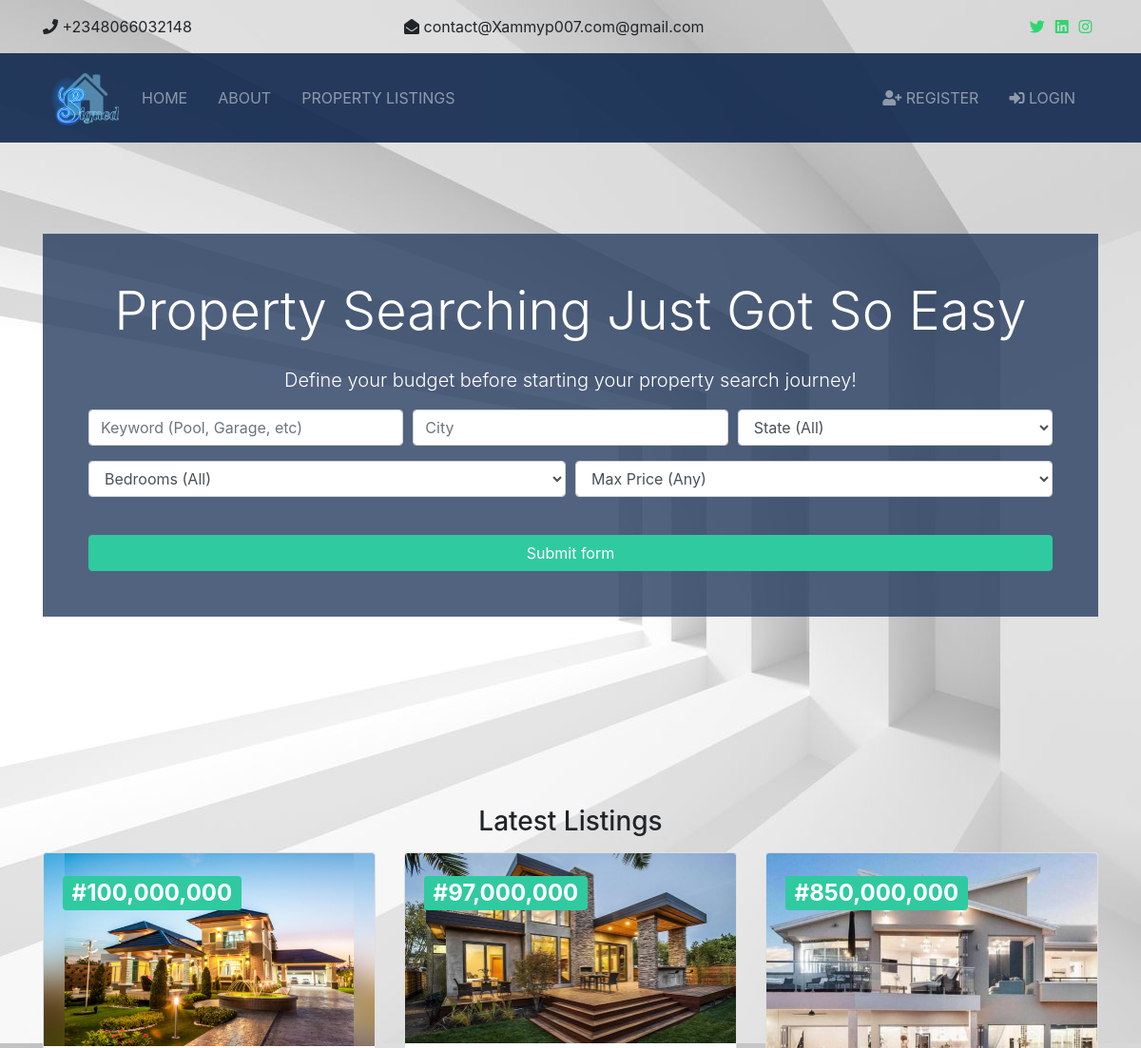
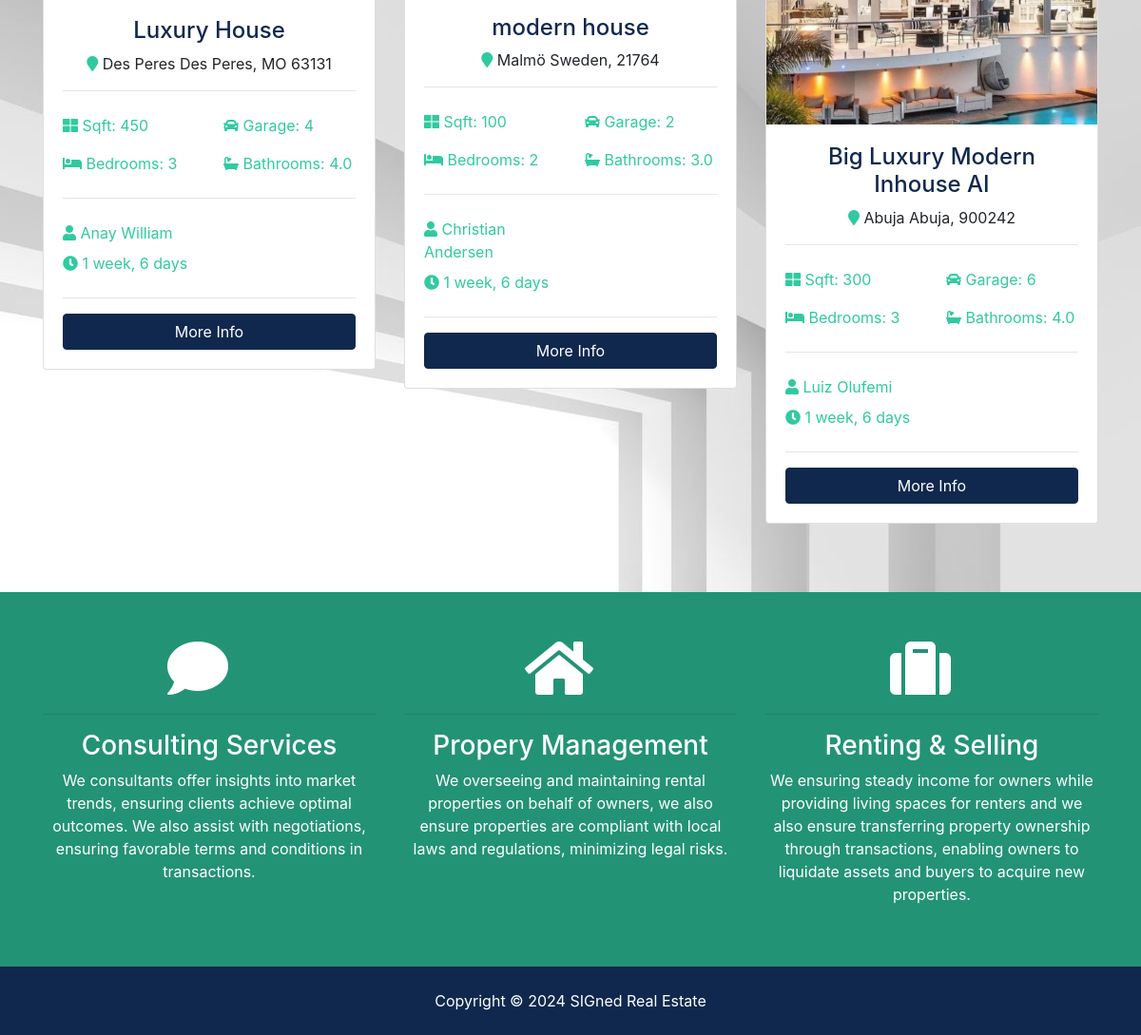
The page / on the database its author committed (2 pictures, top to bottom).
### listings/models.py (models this page shows, shortened)
class Listing(models.Model):
    owner = models.ForeignKey(Owner, on_delete=models.DO_NOTHING)
    title = models.CharField(max_length=200)
    address = models.CharField(max_length=200)
    city = models.CharField(max_length=100)
    state = models.CharField(max_length=100)
    zipcode = models.CharField(max_length=20)
    description = models.TextField(blank=True)
    price = models.IntegerField()
    bedrooms= models.IntegerField()
    bathrooms = models.DecimalField(max_digits=2,decimal_places=1)
    garage = models.IntegerField(default=0)
    sqrt = models.IntegerField()
    lot_size  = models.DecimalField(max_digits=5, decimal_places=1)
    photo_main = models.ImageField(upload_to='photos/%Y/%m/%d/')
    photo_1= models.ImageField(upload_to='photos/%Y/%m/%d/', blank=True)
    photo_2 = models.ImageField(upload_to='photos/%Y/%m/%d/', blank=True)
    photo_3 = models.ImageField(upload_to='photos/%Y/%m/%d/', blank=True)
    photo_4 = models.ImageField(upload_to='photos/%Y/%m/%d/', blank=True)
    photo_5 = models.ImageField(upload_to='photos/%Y/%m/%d/', blank=True)
    photo_6 = models.ImageField(upload_to='photos/%Y/%m/%d/', blank=True)
    is_published = models.BooleanField(default=True)
    list_date = models.DateTimeField(default=datetime.now, blank=True)

### owners/models.py (models this page shows)
class Owner(models.Model):
    name = models.CharField(max_length=200)
    photo = models.ImageField(upload_to='photos/%Y/%m/%d/')
    description = models.TextField(blank=True)
    phone= models.CharField(max_length=20)
    email = models.CharField(max_length=50)
    is_mvp = models.BooleanField(default=False)
    hire_date =models.DateTimeField(default=datetime.now, blank=True)
    def __str__(self):
        return self.name

### pages/views.py (the view)
# urls.py: path('',views.index, name='listings'),
def index(request):
    listings = Listing.objects.order_by('-list_date').filter(is_published=True)[:3]
    context = {
        'listings': listings,
        'state_choices': state_choices,
        'bedroom_choices': bedroom_choices,
        'price_choices':price_choices
    }
    return render(request,'pages/index.html', context)

### templates/pages/index.html (shortened to what this page needs)
{% extends 'base.html' %}
{% load static %}
{% load humanize %}
{% block content %}
  <section id="showcase">
    <div class="container text-center">
      <div class="home-search p-5">
        <div class="overlay p-5">
          <h1 class="display-4 mb-4">
            Property Searching Just Got So Easy
          </h1>
          <p class="lead">Define your budget before starting your property search journey!</p>
          <div class="search">
            <form action="{% url 'search' %}">
              <div class="form-row">
                <div class="col-md-4 mb-3">
                  <input type="text" name="keywords" class="form-control" placeholder="Keyword (Pool, Garage, etc)">
                </div>
                <div class="col-md-4 mb-3">
                  <input type="text" name="city" class="form-control" placeholder="City">
                </div>
                <div class="col-md-4 mb-3">
                  <select name="state" class="form-control">
                    <option selected="true" disabled="disabled">State (All)</option>
                  </select>
                </div>
              </div>
              <div class="form-row">
                <div class="col-md-6 mb-3">
                  <select name="bedrooms" class="form-control">
                    <option selected="true" disabled="disabled">Bedrooms (All)</option>
                  </select>
                </div>
                <div class="col-md-6 mb-3">
                  <select name="price" class="form-control" id="type">
                    <option selected="true" disabled="disabled">Max Price (Any)</option>
                  </select>
                </div>
              </div>
              <button class="btn btn-secondary btn-block mt-4" type="submit">Submit form</button>
            </form>
          </div>
        </div>
      </div>
    </div>
  </section>
  <section id="listings" class="py-5">
    <div class="container">
      <h3 class="text-center mb-3">Latest Listings</h3>
      <div class="row">
        {% if listings %}
          {% for listing in listings %}
            <div class="col-md-6 col-lg-4 mb-4">
              <div class="card listing-preview">
                <img class="card-img-top" src="{{ listing.photo_main.url }}" alt="">
                <div class="card-img-overlay">
                  <h2>
                    <span class="badge badge-secondary text-white">#{{ listing.price | intcomma }}</span>
                  </h2>
                </div>
                <div class="card-body">
                  <div class="listing-heading text-center">
                    <h4 class="text-primary">{{ listing.title }}</h4>
                    <p>
                      <i class="fas fa-map-marker text-secondary"></i> {{ listing.city }} {{ listing.state }}, {{ listing.zipcode }}</p>
                  </div>
                  <hr>
                  <div class="row py-2 text-secondary">
                    <div class="col-6">
                      <i class="fas fa-th-large"></i> Sqft: {{ listing.sqrt }}</div>
                    <div class="col-6">
                      <i class="fas fa-car"></i> Garage: {{ listing.garage }}</div>
                  </div>
                  <div class="row py-2 text-secondary">
                    <div class="col-6">
                      <i class="fas fa-bed"></i> Bedrooms: {{ listing.bedrooms }}</div>
                    <div class="col-6">
                      <i class="fas fa-bath"></i> Bathrooms: {{ listing.bathrooms }}</div>
                  </div>
                  <hr>
                  <div class="row py-2 text-secondary">
                    <div class="col-6">
                      <i class="fas fa-user"></i> {{ listing.owner }}</div>
                  </div>
                  <div class="row text-secondary pb-2">
                    <div class="col-6">
                      <i class="fas fa-clock"></i> {{ listing.list_date | timesince }}</div>
                  </div>
                  <hr>
                  <a href="{% url 'listing' listing.id %}" class="btn btn-primary btn-block">More Info</a>
                </div>
              </div>
            </div>
          {% endfor %}
        {% else %}
          <div class="col-md-12">
            <p>No Listings Available</p>
          </div>
        {% endif %}
      </div>
    </div>
  </section>
  <section id="services" class="py-5 bg-secondary text-white">
    <div class="container">
      <div class="row text-center">
        <div class="col-md-4">
          <i class="fas fa-comment fa-4x mr-4"></i>
          <hr>
          <h3>Consulting Services</h3>
          <p>We consultants offer insights into market trends, ensuring clients achieve optimal outcomes. We also assist with negotiations, ensuring favorable terms and conditions in transactions.</p>
        </div>
        <div class="col-md-4">
          <i class="fas fa-home fa-4x mr-4"></i>
          <hr>
          <h3>Propery Management</h3>
          <p>We overseeing and maintaining rental properties on behalf of owners, we also ensure properties are compliant with local laws and regulations, minimizing legal risks.</p>
        </div>
        <div class="col-md-4">
          <i class="fas fa-suitcase fa-4x mr-4"></i>
          <hr>
          <h3>Renting & Selling</h3>
          <p>We ensuring steady income for owners while providing living spaces for renters and we also ensure transferring property ownership through transactions, enabling owners to liquidate assets and buyers to acquire new properties.</p>
        </div>
      </div>
    </div>
  </section>
{% endblock %}

### templates/base.html (shortened to what this page needs)
{% load static %}
<!DOCTYPE html>
<html lang="en">
<head>
    <link rel="stylesheet" href="{% static 'css/all.css' %}">
    <link rel="stylesheet" href="{% static 'css/bootstrap.css' %}">
    <link rel="stylesheet" href="{% static 'css/style.css' %}">
    <link rel="stylesheet" href="{% static 'css/lightbox.min.css' %}">
</head>
<body>
    {% include 'partials/_topbar.html' %}
    {% include 'partials/_navbar.html' %}
    {% block content %} {% endblock %}
    {% include 'partials/_footer.html' %}
</body>
</html>

### templates/partials/_topbar.html
<section id="top-bar" class="p-3">
    <div class="container">
      <div class="row">
        <div class="col-md-4">
          <i class="fas fa-phone"></i> +2348066032148
        </div>
        <div class="col-md-4">
          <i class="fas fa-envelope-open"></i> contact@Xammyp007.com@gmail.com
        </div>
        <div class="col-md-4">
          <div class="social text-right">
            <a href="https://x.com/xammyp007?s=09">
              <i class="fab fa-twitter"></i>
            </a>
            <a href="https://www.linkedin.com/in/imoleayo-adeyeye-697404244/">
              <i class="fab fa-linkedin"></i>
            </a>
            <a href="https://www.instagram.com/imole_ayo_007/?igsh=bHV5azFzZWxpZDM3">
              <i class="fab fa-instagram"></i>
            </a>
          </div>
        </div>
      </div>
    </div>
  </section>

### templates/partials/_navbar.html (shortened to what this page needs)
{% load static %}
<nav class="navbar navbar-expand-lg navbar-dark bg-primary sticky-top">
    <div class="container">
      <a class="navbar-brand" href="{% url 'index' %}">
        <img src="{% static 'img/logo.png' %}" class="logo" alt="">
      </a>
      <div class="collapse navbar-collapse" id="navbarNavAltMarkup">
        <ul class="navbar-nav">
          <li
            {% if 'index' in request.path %}
              class="nav-item active mr-3"
            {% else %}
              class="nav-item mr-3"
            {% endif %}
          >
            <a class="nav-link" href="{% url 'index' %}">Home</a>
          </li>
          <li
            {% if 'about' in request.path %}
              class="nav-item active mr-3"
            {% else %}
              class="nav-item mr-3"
            {% endif %}
          >
            <a class="nav-link" href="{% url 'about' %}">About</a>
          </li>
          <li
            {% if 'listings' in request.path %}
              class="nav-item active mr-3"
            {% else %}
              class="nav-item mr-3"
            {% endif %}
          >
            <a class="nav-link" href="{% url 'listings' %}">Property Listings</a>
          </li>
        </ul>
        <ul class="navbar-nav ml-auto">
          {% if user.is_authenticated %}
            <li
            {% if 'dashboard' in request.path %}
              class="nav-item active mr-3"
            {% else %}
              class="nav-item mr-3"
            {% endif %}
            >
              <a class="nav-link" href="{% url 'dashboard' %}">
                Welcome {{ user.username }} (Dashboard)</a>
            </li>
            <li class="nav-item mr-3">
                <a href="javascript:{document.getElementById('logout').submit()}" class="nav-link">
                  <i class="fas fa-sign-out-alt"></i> Logout
                </a>
                <form action="{% url 'logout' %}" method ="POST" id="logout">
                  {% csrf_token %}
                  <input type="hidden">
                </form>
            </li>
          {% else %}
            <li
            {% if 'register' in request.path %}
              class="nav-item active mr-3"
            {% else %}
              class="nav-item mr-3"
            {% endif %}
            >
              <a class="nav-link" href="{% url 'register' %}">
                <i class="fas fa-user-plus"></i> Register</a>
            </li>
            <li
            {% if 'login' in request.path %}
              class="nav-item active mr-3"
            {% else %}
              class="nav-item mr-3"
            {% endif %}
            >
              <a class="nav-link" href="{% url 'login' %}">
                <i class="fas fa-sign-in-alt"></i>
                Login</a>
            </li>
          {% endif %}
        </ul>
      </div>
    </div>
  </nav>

### templates/partials/_footer.html
<footer id="main-footer" class="py-4 bg-primary text-white text-center">
    Copyright &copy;
    <span class="year"></span> SIGned Real Estate
  </footer>

### static/css/all.css (style rules this page uses)
.fa, .fas, .far, .fal, .fab { -moz-osx-font-smoothing: grayscale; -webkit-font-smoothing: antialiased; display: inline-block; font-style: normal; font-variant: normal; text-rendering: auto; line-height: 1; }
.fa-4x { font-size: 4em; }
.fa-bath:before { content: "\f2cd"; }
.fa-bed:before { content: "\f236"; }
.fa-car:before { content: "\f1b9"; }
.fa-clock:before { content: "\f017"; }
.fa-comment:before { content: "\f075"; }
.fa-envelope-open:before { content: "\f2b6"; }
.fa-home:before { content: "\f015"; }
.fa-instagram:before { content: "\f16d"; }
.fa-linkedin:before { content: "\f08c"; }
.fa-map-marker:before { content: "\f041"; }
.fa-phone:before { content: "\f095"; }
.fa-sign-in-alt:before { content: "\f2f6"; }
.fa-suitcase:before { content: "\f0f2"; }
.fa-th-large:before { content: "\f009"; }
.fa-twitter:before { content: "\f099"; }
.fa-user:before { content: "\f007"; }
.fa-user-plus:before { content: "\f234"; }
.fab { font-family: 'Font Awesome 5 Brands'; }
.fa, .fas { font-family: 'Font Awesome 5 Free'; font-weight: 900; }

### static/css/style.css (style rules this page uses)
.btn-secondary { color: #fff !important; }
img { width: 100%; }
.logo { width: 80px; }
.navbar { opacity: 0.9; text-transform: uppercase; }
.social a { margin-right: 0.4rem; }
#showcase { background: url(../img/showcase.jpg) no-repeat top center fixed/cover; position: relative; min-height: 650px; color: #fff; padding-top: 6rem; }
#showcase .home-search { min-height: 400px; position: relative; border-radius: 5px; }
#showcase .overlay { content: ''; position: absolute; top: 0; left: 0; min-height: 400px; width: 100%; background: rgba(39, 61, 95, 0.8); }
#services { background: url(../img/building.jpg) no-repeat top center fixed/cover; min-height: 300px; position: relative; overflow: hidden; }
#services::before { content: ''; position: absolute; top: 0; left: 0; min-height: 100%; width: 100%; background: rgba(32, 134, 107, 0.8); }
.listing-preview a { position: relative; }

### rows shown on the page
Listing: photo_main (picture), price "100,000,000", title "Luxury House", city "Des Peres", state "Des Peres", zipcode "MO 63131", sqrt "450", garage "4", bedrooms "3", bathrooms "4.0", owner "Anay William", list_date "1 week, 6 days"
Listing: photo_main (picture), price "97,000,000", title "modern house", city "Malmö", state "Sweden", zipcode "21764", sqrt "100", garage "2", bedrooms "2", bathrooms "3.0", owner "Christian Andersen", list_date "1 week, 6 days"
Listing: photo_main (picture), price "850,000,000", title "Big Luxury Modern Inhouse AI", city "Abuja", state "Abuja", zipcode "900242", sqrt "300", garage "6", bedrooms "3", bathrooms "4.0", owner "Luiz Olufemi", list_date "1 week, 6 days"
